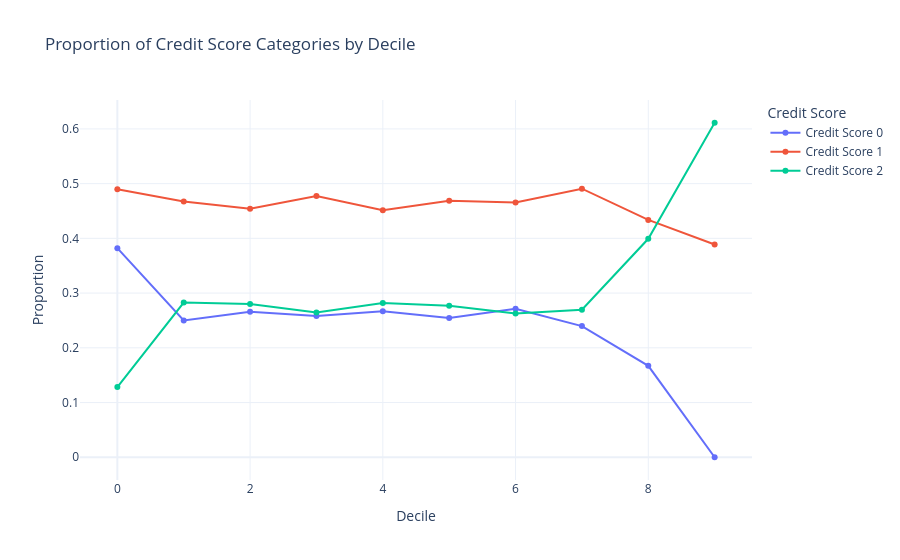
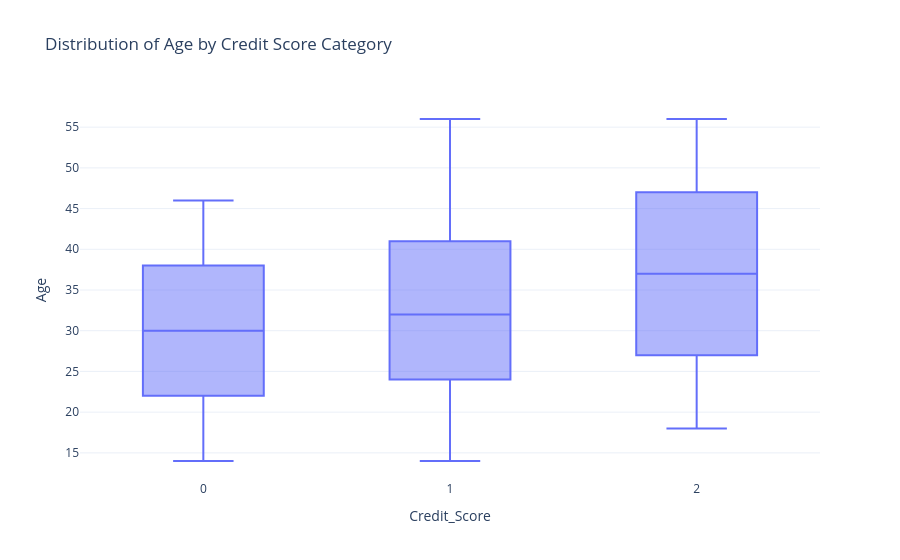

Notebook code cell kept with these figures, in order:
### Code cell
import plotly.graph_objects as go

def plot_category_proportions(category_proportions, title="Proportion of Credit Score Categories by Decile"):
    """
    Generates an interactive line chart showing the proportion of each category across deciles.

    Parameters:
        category_proportions (pd.DataFrame): DataFrame where rows are deciles and columns are category proportions.
        title (str): Title of the chart.
    """
    fig = go.Figure()

    for category in category_proportions.columns:
        fig.add_trace(go.Scatter(
            x=category_proportions.index,
            y=category_proportions[category],
            mode='lines+markers',
            name=f"Credit Score {category}"
        ))

    fig.update_layout(
        title=title,
        xaxis_title="Decile",
        yaxis_title="Proportion",
        legend_title="Credit Score",
        template="plotly_white"
    )

    fig.show()


def plot_boxplot(df, x_col, y_col, title="Boxplot of Continuous Variable by Category"):
    """
    Generates an interactive boxplot to visualize the distribution of a continuous variable across categories.

    Parameters:
        df (pd.DataFrame): The dataset containing the variables.
        x_col (str): The categorical variable (e.g., "Credit_Score").
        y_col (str): The continuous variable (e.g., "Age").
        title (str): Title of the chart.
    """
    fig = px.box(df, x=x_col, y=y_col, title=title, template="plotly_white") # points="all"

    fig.show()


# **Generar gráficos con funciones generales**
plot_category_proportions(category_proportions)
plot_boxplot(df, "Credit_Score", "Age", "Distribution of Age by Credit Score Category")

### Figure 1 — Plotly figure (JSON) as saved in the notebook; plotly's stock layout.template omitted (floating-point values rounded to 4 significant figures)
{"data": [{"mode": "lines+markers", "name": "Credit Score 0", "type": "scatter", "x": [0, 1, 2, 3, 4, 5, 6, 7, 8, 9], "y": [0.3821, 0.25, 0.2657, 0.258, 0.2667, 0.2547, 0.2715, 0.2397, 0.1671, 0.0]}, {"mode": "lines+markers", "name": "Credit Score 1", "type": "scatter", "x": [0, 1, 2, 3, 4, 5, 6, 7, 8, 9], "y": [0.4896, 0.4674, 0.4541, 0.4775, 0.4516, 0.4686, 0.4657, 0.4907, 0.4338, 0.3887]}, {"mode": "lines+markers", "name": "Credit Score 2", "type": "scatter", "x": [0, 1, 2, 3, 4, 5, 6, 7, 8, 9], "y": [0.1283, 0.2826, 0.2802, 0.2645, 0.2818, 0.2768, 0.2629, 0.2695, 0.3992, 0.6113]}], "layout": {"legend": {"title": {"text": "Credit Score"}}, "title": {"text": "Proportion of Credit Score Categories by Decile"}, "xaxis": {"title": {"text": "Decile"}}, "yaxis": {"title": {"text": "Proportion"}}}}

### Figure 2 — Plotly figure (JSON) as saved in the notebook; plotly's stock layout.template omitted (floating-point values rounded to 4 significant figures; data arrays with more than 128 entries replaced by an {"elided": "..."} marker saying what was removed)
{"data": [{"alignmentgroup": "True", "hovertemplate": "Credit_Score=%{x}<br>Age=%{y}<extra></extra>", "legendgroup": "", "marker": {"color": "#636efa"}, "name": "", "notched": false, "offsetgroup": "", "orientation": "v", "showlegend": false, "type": "box", "x": {"elided": "100000 int values"}, "x0": " ", "xaxis": "x", "y": {"elided": "100000 int values"}, "y0": " ", "yaxis": "y"}], "layout": {"boxmode": "group", "legend": {"tracegroupgap": 0}, "title": {"text": "Distribution of Age by Credit Score Category"}, "xaxis": {"anchor": "y", "domain": [0, 1], "title": {"text": "Credit_Score"}}, "yaxis": {"anchor": "x", "domain": [0, 1], "title": {"text": "Age"}}}}
